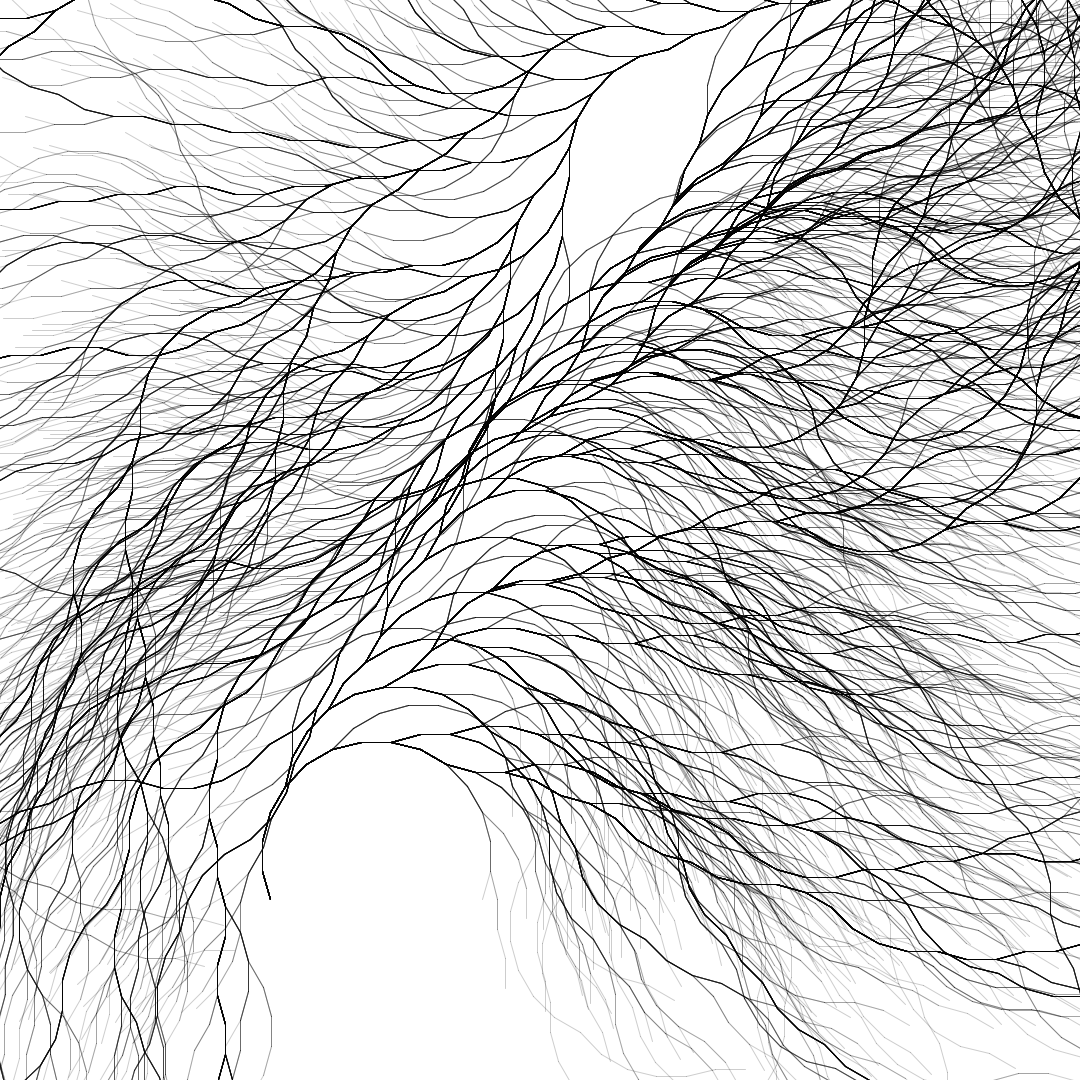
Frame 1 (no input)
Frame 60 (the mouse pressed at the canvas centre just before this capture): identical to frame 1, image omitted
Frame 120 (the mouse held since frame 60 and released just before this capture): identical to frame 1, image omitted

The Processing sketch that drew this single still picture (run headless with seeded random() and noise(); from frame 60 on, the mouse is pressed at the canvas centre):

// Processing sketch: Collatz_Conjecture
// ── Collatz_Conjecture.pde
float a;
int i;
void setup(){
  size(1080,1080);
  background(255);
  for(int i =1;i<=20000;i++){
  a+=0.1;
  i++;
  IntList seq = new IntList();
  int n = i;
    do{
   seq.append(n);
   n = collatz(n); 
  }while(n!=1);
  seq.append(1);
  seq.reverse();
  
  float len = 30;
  float angle = PI/12; //6,12,8 good values
  float angle2;
  resetMatrix();
  translate(width/4,height/1.2);
  for(int j = 0;j<seq.size();j++){
   int val = seq.get(j);
      if (val % 2 == 0) {
        rotate(angle);
      } else {
        rotate(-angle);
      }
      stroke(0, 50);
      line(0, 0, 0, -len);
      //line(a * 10, a * 10, 0, -len); 
      translate(0, -len);
    }
  }
  println("Done");
}

void draw(){

}

int collatz(int n){
 
  if(n%2==0){
   return n/2;
 }
 else{
   return (3*n+1)/2;
 }
}
